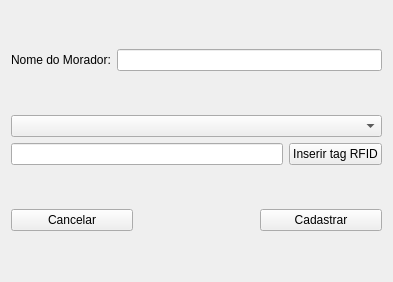
<?xml version="1.0" encoding="UTF-8"?>
<ui version="4.0">
 <class>Form_Cadastro</class>
 <widget class="QWidget" name="Form_Cadastro">
  <property name="geometry">
   <rect>
    <x>0</x>
    <y>0</y>
    <width>393</width>
    <height>282</height>
   </rect>
  </property>
  <property name="sizePolicy">
   <sizepolicy hsizetype="Maximum" vsizetype="Maximum">
    <horstretch>0</horstretch>
    <verstretch>0</verstretch>
   </sizepolicy>
  </property>
  <property name="maximumSize">
   <size>
    <width>393</width>
    <height>282</height>
   </size>
  </property>
  <property name="windowTitle">
   <string>Cadastrar Usuário</string>
  </property>
  <layout class="QVBoxLayout" name="verticalLayout">
   <item>
    <layout class="QHBoxLayout" name="horizontalLayout">
     <item>
      <widget class="QLabel" name="lbl_nome">
       <property name="sizePolicy">
        <sizepolicy hsizetype="Maximum" vsizetype="Maximum">
         <horstretch>0</horstretch>
         <verstretch>0</verstretch>
        </sizepolicy>
       </property>
       <property name="text">
        <string>Nome do Morador:</string>
       </property>
      </widget>
     </item>
     <item>
      <widget class="QLineEdit" name="edt_nome">
       <property name="sizePolicy">
        <sizepolicy hsizetype="Minimum" vsizetype="Maximum">
         <horstretch>0</horstretch>
         <verstretch>0</verstretch>
        </sizepolicy>
       </property>
      </widget>
     </item>
    </layout>
   </item>
   <item>
    <layout class="QVBoxLayout" name="verticalLayout_2">
     <item>
      <layout class="QHBoxLayout" name="horizontalLayout_4">
       <item>
        <widget class="QComboBox" name="combo_porta">
         <property name="sizePolicy">
          <sizepolicy hsizetype="Expanding" vsizetype="Maximum">
           <horstretch>0</horstretch>
           <verstretch>0</verstretch>
          </sizepolicy>
         </property>
        </widget>
       </item>
      </layout>
     </item>
     <item>
      <layout class="QHBoxLayout" name="horizontalLayout_5">
       <item>
        <widget class="QLineEdit" name="edt_tag">
         <property name="sizePolicy">
          <sizepolicy hsizetype="Expanding" vsizetype="Fixed">
           <horstretch>0</horstretch>
           <verstretch>0</verstretch>
          </sizepolicy>
         </property>
         <property name="toolTip">
          <string/>
         </property>
         <property name="statusTip">
          <string/>
         </property>
         <property name="whatsThis">
          <string/>
         </property>
         <property name="inputMask">
          <string/>
         </property>
         <property name="text">
          <string/>
         </property>
         <property name="maxLength">
          <number>32767</number>
         </property>
         <property name="readOnly">
          <bool>true</bool>
         </property>
         <property name="placeholderText">
          <string/>
         </property>
         <property name="cursorMoveStyle">
          <enum>Qt::LogicalMoveStyle</enum>
         </property>
        </widget>
       </item>
       <item>
        <widget class="QPushButton" name="btn_tag">
         <property name="sizePolicy">
          <sizepolicy hsizetype="Maximum" vsizetype="Fixed">
           <horstretch>0</horstretch>
           <verstretch>0</verstretch>
          </sizepolicy>
         </property>
         <property name="text">
          <string>Inserir tag RFID</string>
         </property>
        </widget>
       </item>
      </layout>
     </item>
    </layout>
   </item>
   <item>
    <layout class="QHBoxLayout" name="horizontalLayout_3">
     <item>
      <widget class="QPushButton" name="btn_cancelar">
       <property name="sizePolicy">
        <sizepolicy hsizetype="Expanding" vsizetype="Fixed">
         <horstretch>0</horstretch>
         <verstretch>0</verstretch>
        </sizepolicy>
       </property>
       <property name="text">
        <string>Cancelar</string>
       </property>
      </widget>
     </item>
     <item>
      <spacer name="horizontalSpacer">
       <property name="orientation">
        <enum>Qt::Horizontal</enum>
       </property>
       <property name="sizeHint" stdset="0">
        <size>
         <width>40</width>
         <height>20</height>
        </size>
       </property>
      </spacer>
     </item>
     <item>
      <widget class="QPushButton" name="btn_cadastrar">
       <property name="sizePolicy">
        <sizepolicy hsizetype="Expanding" vsizetype="Fixed">
         <horstretch>0</horstretch>
         <verstretch>0</verstretch>
        </sizepolicy>
       </property>
       <property name="text">
        <string>Cadastrar</string>
       </property>
      </widget>
     </item>
    </layout>
   </item>
  </layout>
 </widget>
 <resources/>
 <connections>
  <connection>
   <sender>btn_cancelar</sender>
   <signal>clicked()</signal>
   <receiver>Form_Cadastro</receiver>
   <slot>close()</slot>
   <hints>
    <hint type="sourcelabel">
     <x>196</x>
     <y>245</y>
    </hint>
    <hint type="destinationlabel">
     <x>196</x>
     <y>140</y>
    </hint>
   </hints>
  </connection>
 </connections>
</ui>
